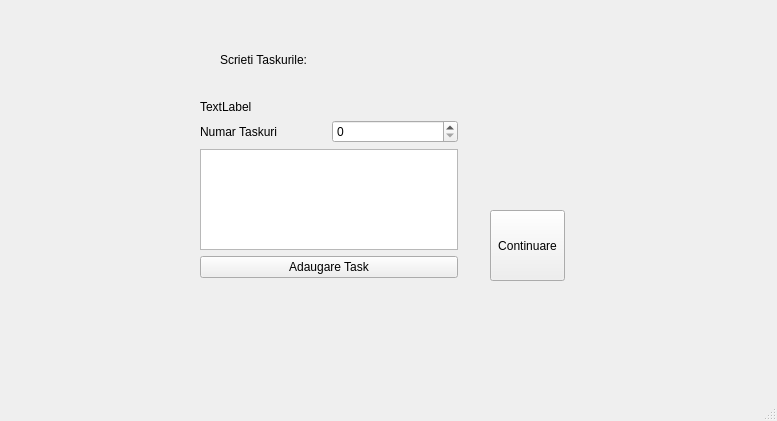
<?xml version="1.0" encoding="UTF-8"?>
<ui version="4.0">
 <class>AlegereTaskuri</class>
 <widget class="QMainWindow" name="AlegereTaskuri">
  <property name="geometry">
   <rect>
    <x>0</x>
    <y>0</y>
    <width>777</width>
    <height>421</height>
   </rect>
  </property>
  <property name="windowTitle">
   <string>MainWindow</string>
  </property>
  <property name="styleSheet">
   <string notr="true">background-image: url(:/white-background-diamond-plate.png);</string>
  </property>
  <widget class="QWidget" name="centralwidget">
   <widget class="QLabel" name="label">
    <property name="geometry">
     <rect>
      <x>220</x>
      <y>50</y>
      <width>201</width>
      <height>20</height>
     </rect>
    </property>
    <property name="text">
     <string>Scrieti Taskurile:</string>
    </property>
   </widget>
   <widget class="QPushButton" name="pushButton_2">
    <property name="geometry">
     <rect>
      <x>490</x>
      <y>210</y>
      <width>75</width>
      <height>71</height>
     </rect>
    </property>
    <property name="text">
     <string>Continuare</string>
    </property>
   </widget>
   <widget class="QWidget" name="layoutWidget">
    <property name="geometry">
     <rect>
      <x>200</x>
      <y>100</y>
      <width>258</width>
      <height>178</height>
     </rect>
    </property>
    <layout class="QVBoxLayout" name="verticalLayout">
     <item>
      <widget class="QLabel" name="label_2">
       <property name="text">
        <string>TextLabel</string>
       </property>
      </widget>
     </item>
     <item>
      <layout class="QHBoxLayout" name="horizontalLayout">
       <item>
        <widget class="QLabel" name="label_3">
         <property name="text">
          <string>Numar Taskuri</string>
         </property>
        </widget>
       </item>
       <item>
        <widget class="QSpinBox" name="spinBox"/>
       </item>
      </layout>
     </item>
     <item>
      <widget class="QTextEdit" name="textEdit"/>
     </item>
     <item>
      <widget class="QPushButton" name="pushButton">
       <property name="text">
        <string>Adaugare Task</string>
       </property>
      </widget>
     </item>
    </layout>
   </widget>
  </widget>
  <widget class="QMenuBar" name="menubar">
   <property name="geometry">
    <rect>
     <x>0</x>
     <y>0</y>
     <width>777</width>
     <height>21</height>
    </rect>
   </property>
  </widget>
  <widget class="QStatusBar" name="statusbar"/>
 </widget>
 <resources/>
 <connections/>
</ui>
